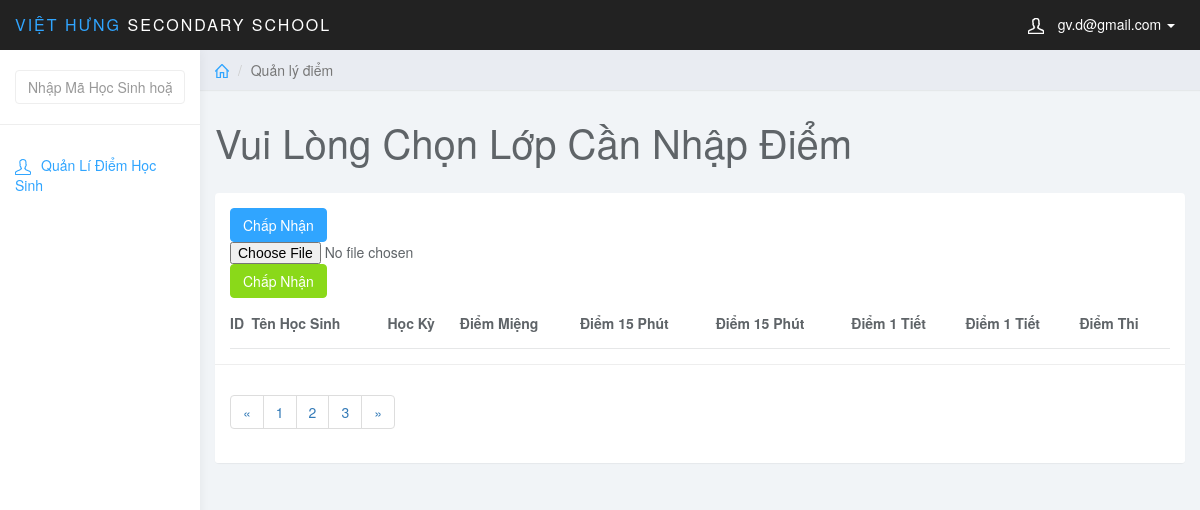
/admin/index.php?page_gv=add_points&MaHocKy=20191&MaMonHoc=S&MaLopHoc=2 (signed in), run on an earlier commit of the app's database.
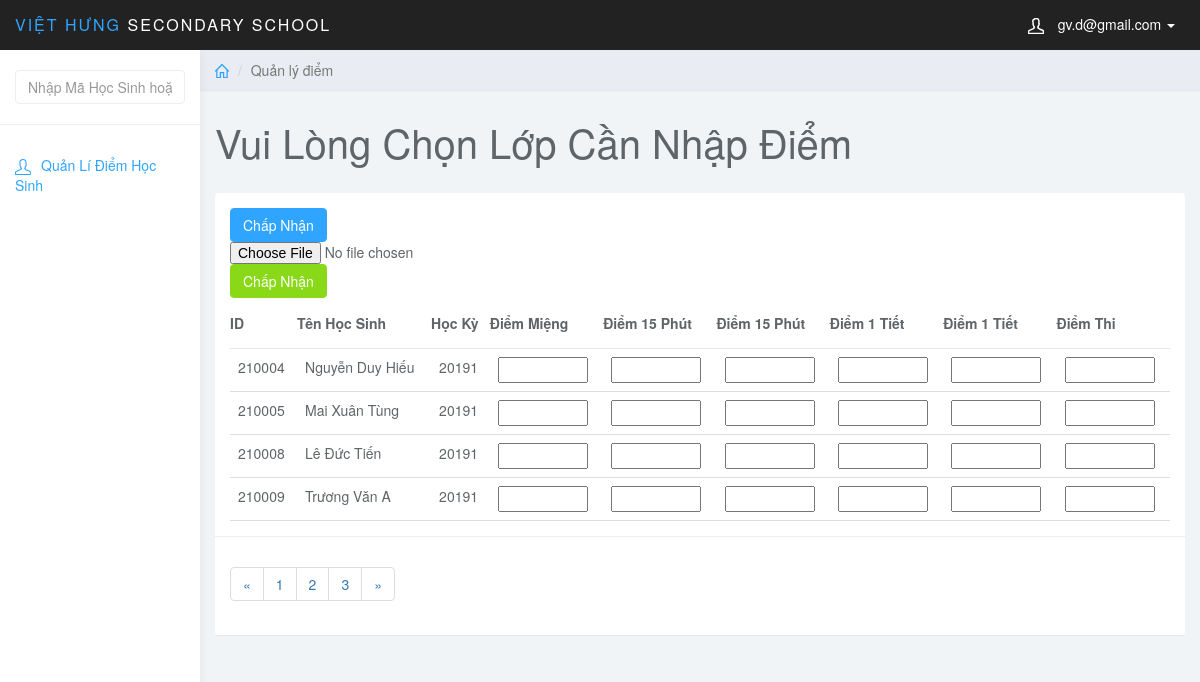
And on a later commit of the database.
### tables this page shows
CREATE TABLE `diem` (
  `MaDiem` int(6) NOT NULL AUTO_INCREMENT,
  `MaHocKy` varchar(5) NOT NULL,
  `MaMonHoc` varchar(5) NOT NULL,
  `MaHS` int(6) NOT NULL,
  `MaLopHoc` varchar(10) NOT NULL,
  `DiemMieng` varchar(5) NOT NULL,
  `Diem15Phut1` varchar(5) NOT NULL,
  `Diem15Phut2` varchar(5) NOT NULL,
  `Diem1Tiet1` varchar(5) NOT NULL,
  `Diem1Tiet2` varchar(5) NOT NULL,
  `DiemThi` varchar(5) NOT NULL,
  `DiemTB` float NOT NULL,
  PRIMARY KEY (`MaDiem`),
  KEY `fk_diem_mahk` (`MaHocKy`),
  KEY `fk_diem_monhoc` (`MaMonHoc`),
  KEY `fk_diem_hocsinh` (`MaHS`),
  KEY `MaLopHoc` (`MaLopHoc`),
  CONSTRAINT `diem_ibfk_1` FOREIGN KEY (`MaLopHoc`) REFERENCES `lophoc` (`MaLopHoc`),
  CONSTRAINT `fk_diem_hocsinh` FOREIGN KEY (`MaHS`) REFERENCES `hocsinh` (`MaHS`),
  CONSTRAINT `fk_diem_mahk` FOREIGN KEY (`MaHocKy`) REFERENCES `hocky` (`MaHocKy`),
  CONSTRAINT `fk_diem_monhoc` FOREIGN KEY (`MaMonHoc`) REFERENCES `monhoc` (`MaMonHoc`)
);

CREATE TABLE `hocsinh` (
  `MaHS` int(6) NOT NULL,
  `MaLopHoc` varchar(10) NOT NULL,
  `TenHS` varchar(50) NOT NULL,
  `GioiTinh` varchar(5) NOT NULL,
  `NgaySinh` date NOT NULL,
  `NoiSinh` varchar(50) NOT NULL,
  `DanToc` varchar(10) NOT NULL,
  `HoTenCha` varchar(50) NOT NULL,
  `HoTenMe` varchar(50) NOT NULL,
  PRIMARY KEY (`MaHS`),
  KEY `fk_hs_lh` (`MaLopHoc`),
  CONSTRAINT `fk_hs_lh` FOREIGN KEY (`MaLopHoc`) REFERENCES `lophoc` (`MaLopHoc`)
);

### teacher/add_points.php (the view, shortened to what this page needs)
<?php
	$id_hocky = $_GET['MaHocKy'];
	$id_monhoc = $_GET['MaMonHoc'];
	$id_lophoc = $_GET['MaLopHoc'];
?>
<div class="col-sm-9 col-sm-offset-3 col-lg-10 col-lg-offset-2 main">
		<div class="row">
			<ol class="breadcrumb">
				<li><a href="#"><svg class="glyph stroked home"><use xlink:href="#stroked-home"></use></svg></a></li>
				<li class="active">Quản lý điểm</li>
			</ol>
		</div>
		<div class="row">
			<div class="col-lg-12">
				<h1 class="page-header">Vui Lòng Chọn Lớp Cần Nhập Điểm</h1>
			</div>
		</div>
		<div class="row">
			<div class="col-md-12">
					<div class="panel panel-default">
							<div class="panel-body">
								<table class="table">
									<thead>
									<tr>
										<th data-field="id" data-sortable="true">ID</th>
										<th>Tên Học Sinh</th>
                                        <th>Học Kỳ</th>
                                        <th>Điểm Miệng</th>
                                        <th>Điểm 15 Phút</th>
                                        <th>Điểm 15 Phút</th>
                                        <th>Điểm 1 Tiết</th>
                                        <th>Điểm 1 Tiết</th>
                                        <th>Điểm Thi</th>
									</tr>
									</thead>
									<tbody>
										<?php
											$sql_hs = "SELECT * FROM hocsinh JOIN diem ON hocsinh.MaHS = diem.MaHS WHERE hocsinh.MaLopHoc = '$id_lophoc' AND diem.MaMonHoc = '$id_monhoc' AND diem.MaHocKy = '$id_hocky'";
											$query_hs = mysqli_query($conn,$sql_hs);
										?>
                                    <form method="POST" role="form">
										<?php
											for($i=1;$i<=$row_hs=mysqli_fetch_assoc($query_hs);$i++) {
										?>
										<tr>
											<td><input type="text" name="MaHS<?php echo $i ?>" value="<?php echo $row_hs['MaHS'] ?>" hidden><?php echo $row_hs['MaHS'] ?></td>
                                            <td><?php echo $row_hs['TenHS'] ?></td>
											<td><?php echo $id_hocky ?></td>
                                            <td><input style="width:90px" <?php if(!empty($row_hs['DiemMieng'])){ echo 'readonly';} ?> type="text" maxlength="3" name="diem_mieng<?php echo $i ?>" value="<?php echo $row_hs['DiemMieng'] ?>"></td>
                                            <td><input style="width:90px" <?php if(!empty($row_hs['Diem15Phut1'])){ echo 'readonly';} ?> type="text" maxlength="3" name="diem_15p1<?php echo $i ?>" value="<?php echo $row_hs['Diem15Phut1'] ?>"></td>
                                            <td><input style="width:90px" <?php if(!empty($row_hs['Diem15Phut2'])){ echo 'readonly';} ?> type="text" maxlength="3" name="diem_15p2<?php echo $i ?>" value="<?php echo $row_hs['Diem15Phut2'] ?>"></td>
                                            <td><input style="width:90px" <?php if(!empty($row_hs['Diem1Tiet1'])){ echo 'readonly';} ?> type="text" maxlength="3" name="diem_1tiet1<?php echo $i ?>" value="<?php echo $row_hs['Diem1Tiet1'] ?>"></td>
                                            <td><input style="width:90px" <?php if(!empty($row_hs['Diem1Tiet2'])){ echo 'readonly';} ?> type="text" maxlength="3" name="diem_1tiet2<?php echo $i ?>" value="<?php echo $row_hs['Diem1Tiet2'] ?>"></td>
											<td><input style="width:90px" <?php if(!empty($row_hs['DiemThi'])){ echo 'readonly';} ?> type="text" maxlength="3" name="diem_thi<?php echo $i ?>" value="<?php echo $row_hs['DiemThi'] ?>"></td>
										</tr>
											<?php } ?>
										<button type="submit" name="sbm" class="btn btn-primary">Chấp Nhận</button>
									</form>
									<form method="post" action="../teacher/excel_gv_nhap.php" enctype="multipart/form-data">
													<input type="file" name="file">
													<button type="submit" name="btnImport" class="btn btn-success">Chấp Nhận</button>
											</form>
									</tbody>
								</table>
							</div>
							<div class="panel-footer">
								<nav aria-label="Page navigation example">
									<ul class="pagination">
										<li class="page-item"><a class="page-link" href="#">&laquo;</a></li>
										<li class="page-item"><a class="page-link" href="#">1</a></li>
										<li class="page-item"><a class="page-link" href="#">2</a></li>
										<li class="page-item"><a class="page-link" href="#">3</a></li>
										<li class="page-item"><a class="page-link" href="#">&raquo;</a></li>
									</ul>
								</nav>
							</div>
						</div>
			</div>
		</div>
    </div>

What changed in the data, as far as the page shows it:
added diem: MaHS "210004", MaHS.TenHS "Nguyễn Duy Hiếu"
added diem: MaHS "210005", MaHS.TenHS "Mai Xuân Tùng"
added diem: MaHS "210008", MaHS.TenHS "Lê Đức Tiến"
added diem: MaHS "210009", MaHS.TenHS "Trương Văn A"
